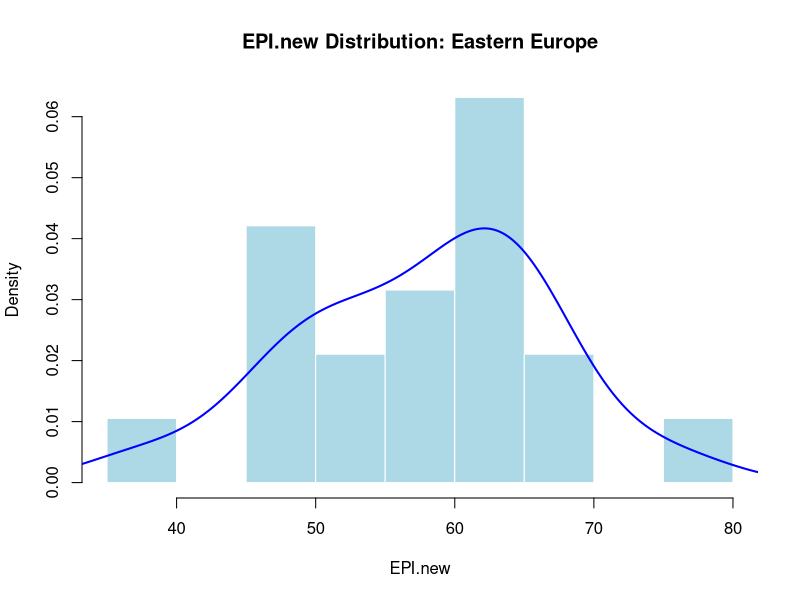
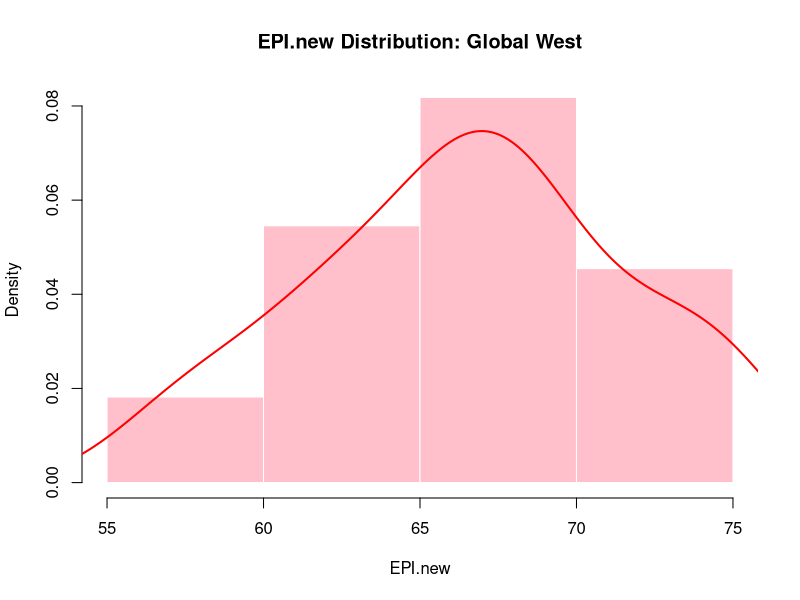
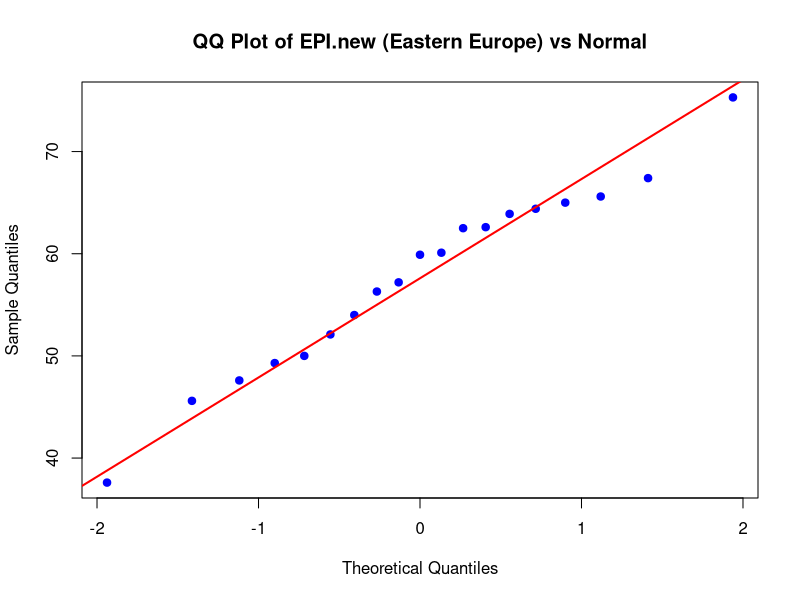
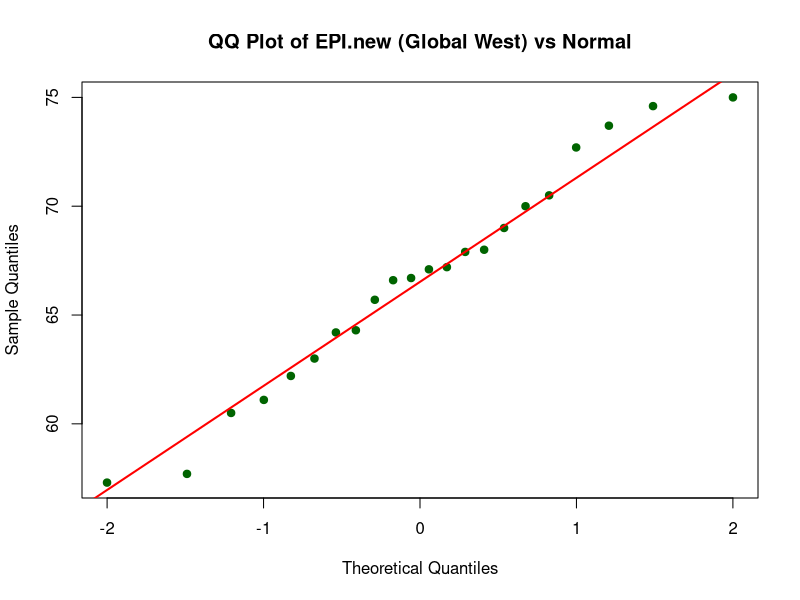
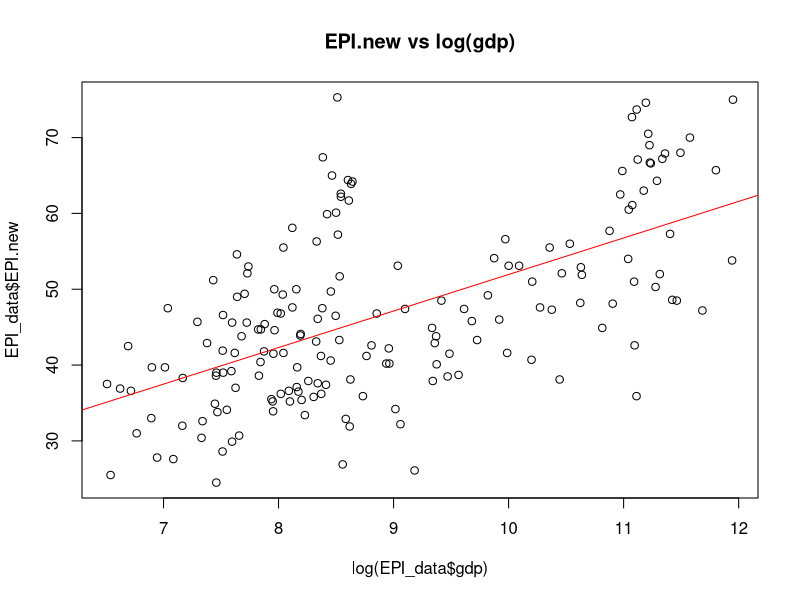
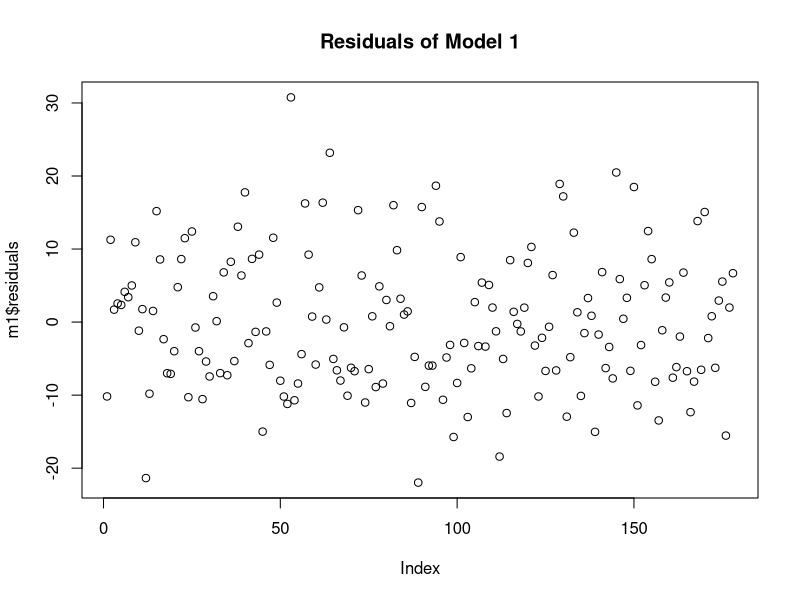
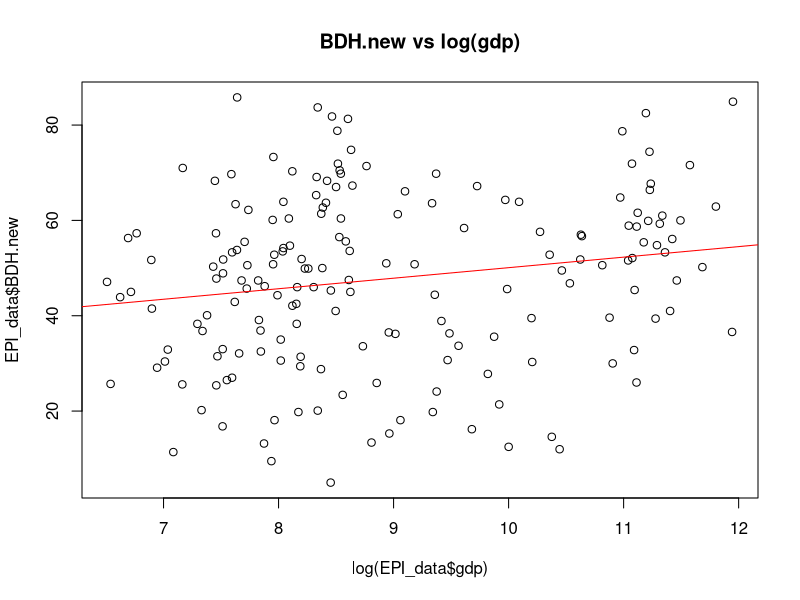
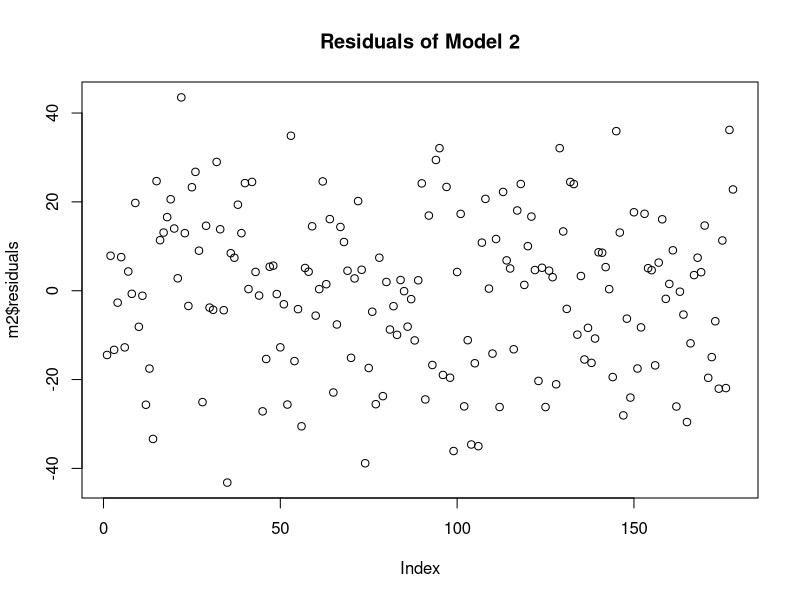

Write the R code that produced these figures, in order.
library(class)

# Load Data
EPI_data <- read.csv("epi_results_2024_pop_gdp.csv")

# Create subset regions
region1 <- subset(EPI_data, region == "Eastern Europe")
region2 <- subset(EPI_data, region == "Global West")


# Remove NAs from each region's EPI.new values
EPI.region1 <- region1$EPI.new[ !is.na(region1$EPI.new) ]
EPI.region2 <- region2$EPI.new[ !is.na(region2$EPI.new) ]

# ====Variable Distributions====

# Histogram & Density for Region 1 (Eastern Europe)
hist(EPI.region1,
     probability = TRUE,           # so y-axis is a density
     main = "EPI.new Distribution: Eastern Europe",
     xlab = "EPI.new",
     col = "lightblue",
     border = "white")
lines(density(EPI.region1),        # overlay density curve
      col = "blue",
      lwd = 2)

# Histogram & Density for Region 2 (Global West)
hist(EPI.region2,
     probability = TRUE,
     main = "EPI.new Distribution: Global West",
     xlab = "EPI.new",
     col = "pink",
     border = "white")
lines(density(EPI.region2),
      col = "red",
      lwd = 2)

# QQ Plot for Region 1 (Eastern Europe)
qqnorm(EPI.region1,
       main = "QQ Plot of EPI.new (Eastern Europe) vs Normal",
       pch  = 19,
       col  = "blue")
qqline(EPI.region1,
       col = "red",
       lwd = 2)

# QQ Plot for Region 2 (Global West)
qqnorm(EPI.region2,
       main = "QQ Plot of EPI.new (Global West) vs Normal",
       pch  = 19,
       col  = "darkgreen")
qqline(EPI.region2,
       col = "red",
       lwd = 2)


# ====Linear Models====

# 1. Two Variables, Full Dataset
m1 <- lm(EPI.new ~ log(population) + log(gdp), data = EPI_data)
summary(m1)
plot(log(EPI_data$gdp), EPI_data$EPI.new, main="EPI.new vs log(gdp)")
abline(lm(EPI.new ~ log(gdp), data = EPI_data), col="red")
plot(m1$residuals, main="Residuals of Model 1")

m2 <- lm(BDH.new ~ log(population) + log(gdp), data = EPI_data)
summary(m2)
plot(log(EPI_data$gdp), EPI_data$BDH.new, main="BDH.new vs log(gdp)")
abline(lm(BDH.new ~ log(gdp), data = EPI_data), col="red")
plot(m2$residuals, main="Residuals of Model 2")

# 2. Repeat with 1 Region
regionEE <- subset(EPI_data, region == "Eastern Europe")

m1_EE <- lm(EPI.new ~ log(population) + log(gdp), data = regionEE)
summary(m1_EE)
plot(log(regionEE$gdp), regionEE$EPI.new, main="EPI.new vs log(gdp) - Eastern Europe")
abline(lm(EPI.new ~ log(gdp), data = regionEE), col="red")
plot(m1_EE$residuals, main="Residuals of Model 1 - Eastern Europe")

m2_EE <- lm(BDH.new ~ log(population) + log(gdp), data = regionEE)
summary(m2_EE)
plot(log(regionEE$gdp), regionEE$BDH.new, main="BDH.new vs log(gdp) - Eastern Europe")
abline(lm(BDH.new ~ log(gdp), data = regionEE), col="red")
plot(m2_EE$residuals, main="Residuals of Model 2 - Eastern Europe")

# The first two models are the better choice using the full dataset because it has a better fitting line. The better fit
# depends on higher R-squared and lower residuals, in which the full dataset excels in for both variable models, compared to the Europe one.
# There is a higher R-squared and generally lower residuals for the full dataset.


# ====Classification====

df1 <- subset(EPI_data, region %in% c("Eastern Europe", "Global West"),
              select = c("region","EPI.new","BDH.new","ECO.new"))
df1 <- na.omit(df1)
df1$region <- factor(df1$region)

set.seed(123)
idx1 <- sample(1:nrow(df1), 0.7*nrow(df1))
train1 <- df1[idx1,]
test1  <- df1[-idx1,]

trainX1 <- train1[, c("EPI.new","BDH.new","ECO.new")]
trainY1 <- train1$region
testX1  <- test1[, c("EPI.new","BDH.new","ECO.new")]
testY1  <- test1$region

# Try different k values:
for(kval in c(1,3,5)) {
  pred1 <- knn(trainX1, testX1, cl = trainY1, k = kval)
  cat("\nModel1 (k=",kval,") Confusion Matrix:\n", sep="")
  print(table(Predicted=pred1, Actual=testY1))
  acc1 <- mean(pred1 == testY1)
  cat("Accuracy =", acc1, "\n")
}

# --------------------
# 2) Repeat with 3 other variables
#    Example: "MHP.new", "TBN.new", "PAE.new"
# --------------------
df2 <- subset(EPI_data, region %in% c("Eastern Europe", "Global West"),
              select = c("region","MHP.new","TBN.new","PAE.new"))
df2 <- na.omit(df2)
df2$region <- factor(df2$region)

set.seed(123)
idx2 <- sample(1:nrow(df2), 0.7*nrow(df2))
train2 <- df2[idx2,]
test2  <- df2[-idx2,]

trainX2 <- train2[, c("MHP.new","TBN.new","PAE.new")]
trainY2 <- train2$region
testX2  <- test2[, c("MHP.new","TBN.new","PAE.new")]
testY2  <- test2$region

for(kval in c(1,3,5)) {
  pred2 <- knn(trainX2, testX2, cl = trainY2, k = kval)
  cat("\nModel2 (k=",kval,") Confusion Matrix:\n", sep="")
  print(table(Predicted=pred2, Actual=testY2))
  acc2 <- mean(pred2 == testY2)
  cat("Accuracy =", acc2, "\n")
}

